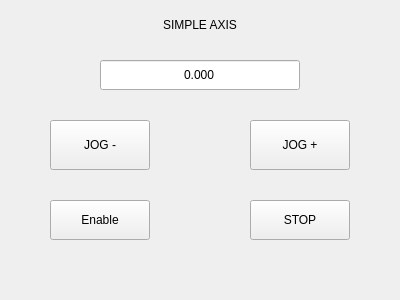
<?xml version="1.0" encoding="UTF-8"?>
<ui version="4.0">
 <class>Form</class>
 <widget class="QWidget" name="Form">
  <property name="geometry">
   <rect>
    <x>0</x>
    <y>0</y>
    <width>400</width>
    <height>300</height>
   </rect>
  </property>
  <property name="windowTitle">
   <string>Simple Axis</string>
  </property>
  <widget class="QLabel" name="titleLabel">
   <property name="geometry">
    <rect>
     <x>100</x>
     <y>10</y>
     <width>200</width>
     <height>30</height>
    </rect>
   </property>
   <property name="text">
    <string>SIMPLE AXIS</string>
   </property>
   <property name="alignment">
    <set>Qt::AlignCenter</set>
   </property>
  </widget>
  <widget class="QLineEdit" name="positionDisplay">
   <property name="geometry">
    <rect>
     <x>100</x>
     <y>60</y>
     <width>200</width>
     <height>30</height>
    </rect>
   </property>
   <property name="text">
    <string>0.000</string>
   </property>
   <property name="alignment">
    <set>Qt::AlignCenter</set>
   </property>
   <property name="readOnly">
    <bool>true</bool>
   </property>
  </widget>
  <widget class="QPushButton" name="jogNegButton">
   <property name="geometry">
    <rect>
     <x>50</x>
     <y>120</y>
     <width>100</width>
     <height>50</height>
    </rect>
   </property>
   <property name="text">
    <string>JOG -</string>
   </property>
  </widget>
  <widget class="QPushButton" name="jogPosButton">
   <property name="geometry">
    <rect>
     <x>250</x>
     <y>120</y>
     <width>100</width>
     <height>50</height>
    </rect>
   </property>
   <property name="text">
    <string>JOG +</string>
   </property>
  </widget>
  <widget class="QPushButton" name="enableButton">
   <property name="geometry">
    <rect>
     <x>50</x>
     <y>200</y>
     <width>100</width>
     <height>40</height>
    </rect>
   </property>
   <property name="text">
    <string>Enable</string>
   </property>
   <property name="checkable">
    <bool>true</bool>
   </property>
  </widget>
  <widget class="QPushButton" name="stopButton">
   <property name="geometry">
    <rect>
     <x>250</x>
     <y>200</y>
     <width>100</width>
     <height>40</height>
    </rect>
   </property>
   <property name="text">
    <string>STOP</string>
   </property>
  </widget>
 </widget>
 <resources/>
 <connections/>
</ui>
